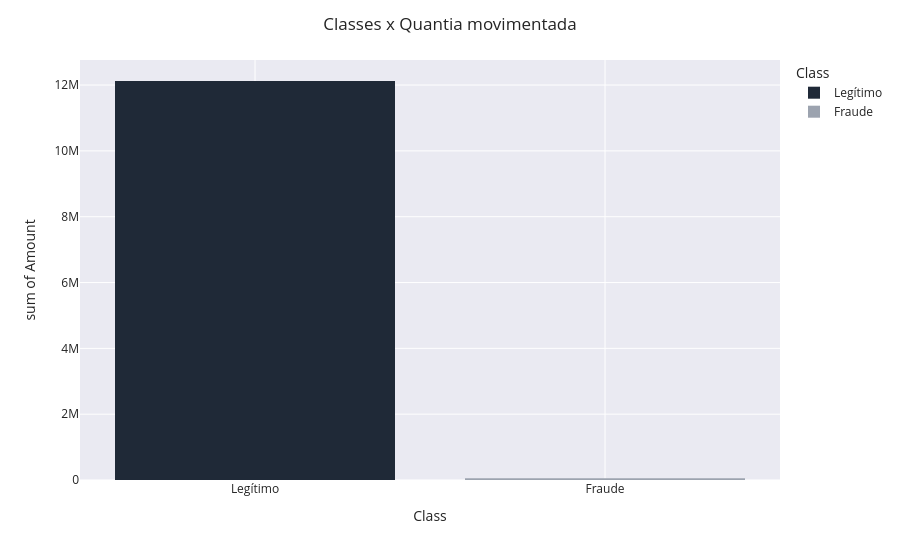

Source (notebook cell):
### Code cell
am_cl = df.groupby('Amount')['Class'].value_counts().reset_index()
am_cl['Class'] = am_cl['Class'].map({0:'Legítimo', 1:'Fraude'})

fig = px.histogram(am_cl,
                   x='Class',
                   y='Amount',
                   color='Class',
                   color_discrete_map={'Legítimo':'#1F2937', 'Fraude':'#9CA3AF'})
fig.update_layout(
    template='seaborn',
    title='Classes x Quantia movimentada',
)

fig.show()

### Figure 1 — Plotly figure (JSON) as saved in the notebook; plotly's stock layout.template omitted (floating-point values rounded to 4 significant figures; data arrays with more than 128 entries replaced by an {"elided": "..."} marker saying what was removed)
{"data": [{"bingroup": "x", "histfunc": "sum", "hovertemplate": "Class=%{x}<br>sum of Amount=%{y}<extra></extra>", "legendgroup": "Legítimo", "marker": {"color": "#1F2937", "pattern": {"shape": ""}}, "name": "Legítimo", "orientation": "v", "showlegend": true, "x": {"elided": "32701 str values"}, "xaxis": "x", "y": {"elided": "32701 float values"}, "yaxis": "y", "type": "histogram"}, {"bingroup": "x", "histfunc": "sum", "hovertemplate": "Class=%{x}<br>sum of Amount=%{y}<extra></extra>", "legendgroup": "Fraude", "marker": {"color": "#9CA3AF", "pattern": {"shape": ""}}, "name": "Fraude", "orientation": "v", "showlegend": true, "x": {"elided": "259 str values"}, "xaxis": "x", "y": {"elided": "259 float values"}, "yaxis": "y", "type": "histogram"}], "layout": {"xaxis": {"anchor": "y", "domain": [0.0, 1.0], "title": {"text": "Class"}, "categoryorder": "array", "categoryarray": ["Legítimo", "Fraude"]}, "yaxis": {"anchor": "x", "domain": [0.0, 1.0], "title": {"text": "sum of Amount"}}, "legend": {"title": {"text": "Class"}, "tracegroupgap": 0}, "margin": {"t": 60}, "barmode": "relative", "title": {"text": "Classes x Quantia movimentada"}}}
